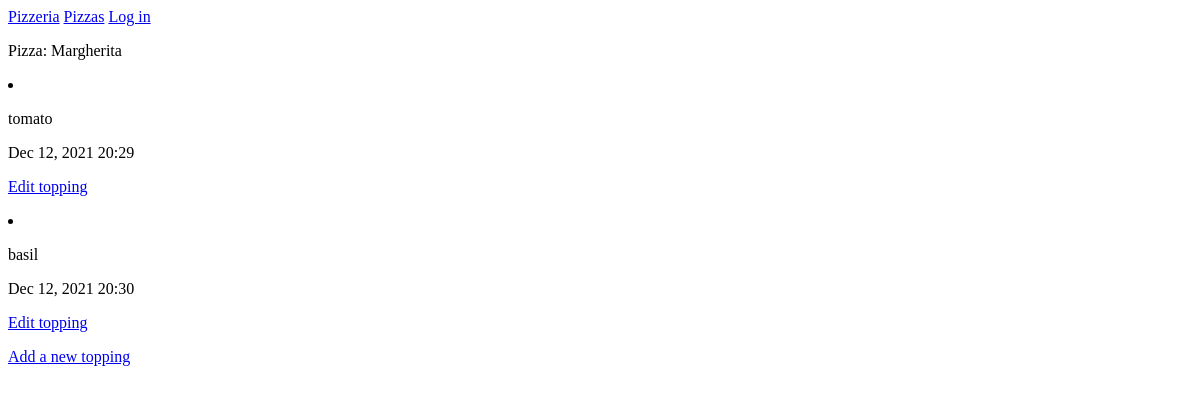
The app's page /pizzas/3/, older data.
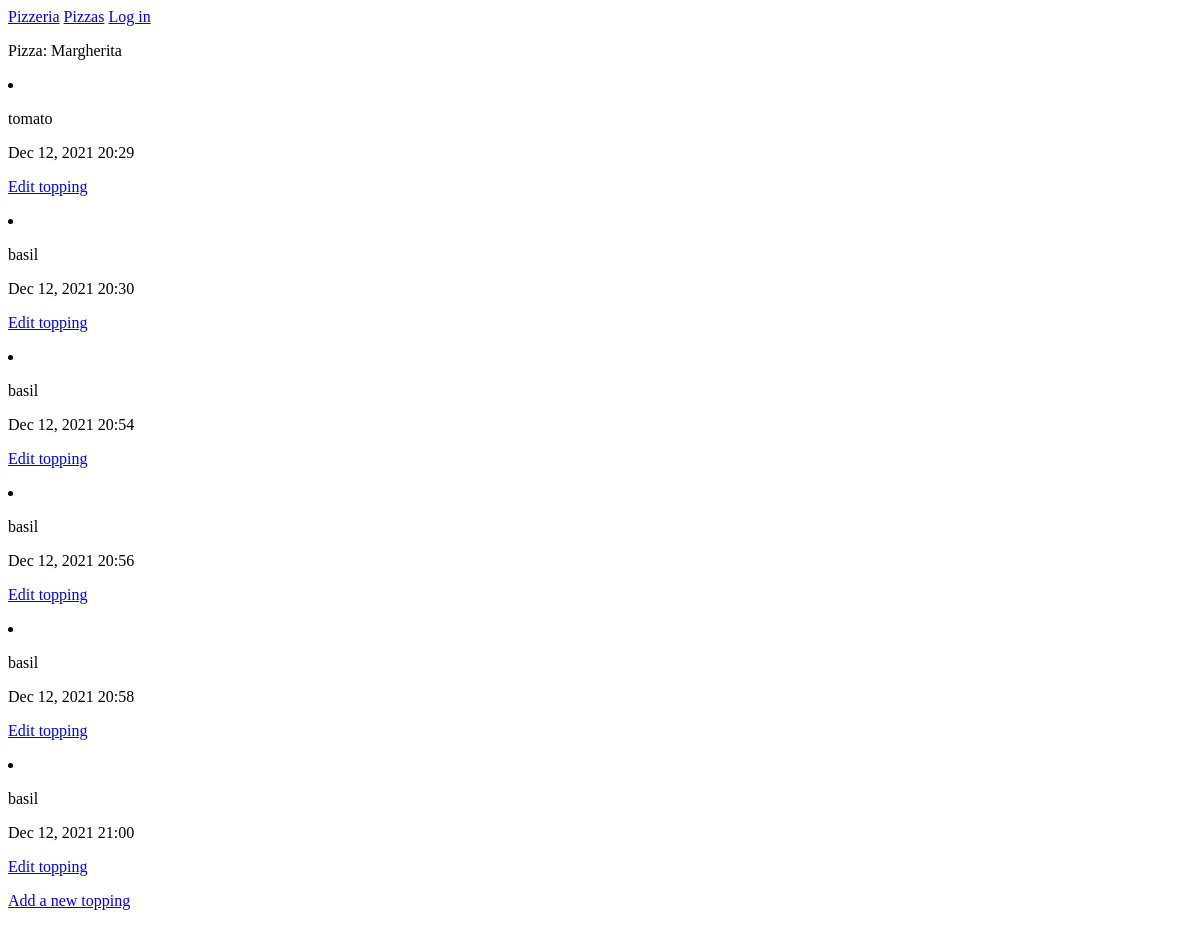
The same page, newer data.
### pizzas/models.py (models this page shows, shortened)
class Pizza(models.Model):
    name = models.CharField(max_length=200)
    date_added = models.DateTimeField(auto_now_add=True)
    def __str__(self):
        return self.name

class Topping(models.Model):
    pizza = models.ForeignKey(Pizza, on_delete=models.CASCADE)
    name = models.CharField(max_length=200)
    date_added = models.DateTimeField(auto_now_add=True)
    class Meta:
        verbose_name_plural = "Toppings"

### pizzas/views.py (the view)
# urls.py: path("pizzas/<int:pizza_id>/", views.pizza, name="pizza"),
def pizza(request, pizza_id):
    pizza = Pizza.objects.get(id=pizza_id)
    toppings = pizza.topping_set.all()
    context = {"pizza": pizza, "toppings": toppings}
    return render(request, "pizzas/pizza.html", context)

### pizzas/templates/pizzas/pizza.html
{% extends "pizzas/base.html" %}
{% block content %}
<p>Pizza: {{ pizza }}</p>
{% for t in toppings %}
<li>
    <p>{{ t.name|linebreaks }}</p>
    <p>{{ t.date_added|date:'M d, Y H:i' }}</p>
    <p>
        <a href="{% url 'pizzas:edit_topping' t.id %}">Edit topping</a>
    </p>
</li>
{% empty %}
<li> There are no toppings that have been added to this pizza yet.</li>
{% endfor %}
<p>
    <a href="{% url 'pizzas:new_topping' pizza.id %}">Add a new topping</a>
</p>
{% endblock content %}

### pizzas/templates/pizzas/base.html
<p>
    <a href="{% url 'pizzas:index' %}">Pizzeria</a>
    <a href="{% url 'pizzas:pizzas' %}">Pizzas</a>
    {% if user.is_authenticated %}
    Hello, {{ user.username }}.
    <a href="{% url 'users:logout' %}">Log out</a>
    {% else %}
    <a href="{% url 'users:login' %}">Log in</a>
    {% endif %}
</p>
{% block content %}
{% endblock content %}

Row changes from the older to the newer data that the page shows:
added Topping: name "basil", date_added "Dec 12, 2021 20:54"
added Topping: name "basil", date_added "Dec 12, 2021 20:56"
added Topping: name "basil", date_added "Dec 12, 2021 20:58"
added Topping: name "basil", date_added "Dec 12, 2021 21:00"
